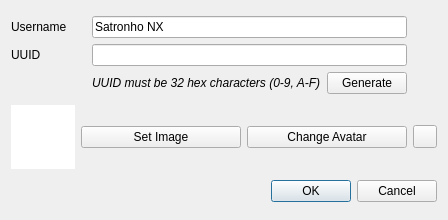
<?xml version="1.0" encoding="UTF-8"?>
<ui version="4.0">
 <class>NewUserDialog</class>
 <widget class="QDialog" name="NewUserDialog">
  <property name="geometry">
   <rect>
    <x>0</x>
    <y>0</y>
    <width>448</width>
    <height>220</height>
   </rect>
  </property>
  <property name="windowTitle">
   <string>New User</string>
  </property>
  <layout class="QGridLayout" name="gridLayout_2">
   <item row="2" column="1" colspan="3">
    <widget class="QDialogButtonBox" name="buttonBox">
     <property name="orientation">
      <enum>Qt::Orientation::Horizontal</enum>
     </property>
     <property name="standardButtons">
      <set>QDialogButtonBox::StandardButton::Cancel|QDialogButtonBox::StandardButton::Ok</set>
     </property>
    </widget>
   </item>
   <item row="1" column="2">
    <widget class="QPushButton" name="setAvatar">
     <property name="text">
      <string>Change Avatar</string>
     </property>
    </widget>
   </item>
   <item row="1" column="1">
    <widget class="QPushButton" name="selectImage">
     <property name="text">
      <string>Set Image</string>
     </property>
    </widget>
   </item>
   <item row="1" column="3">
    <widget class="QToolButton" name="revert">
     <property name="text">
      <string/>
     </property>
    </widget>
   </item>
   <item row="0" column="0" colspan="4">
    <layout class="QGridLayout" name="gridLayout">
     <item row="1" column="0">
      <widget class="QLabel" name="label">
       <property name="text">
        <string>UUID</string>
       </property>
      </widget>
     </item>
     <item row="0" column="1" colspan="2">
      <widget class="QLineEdit" name="username">
       <property name="text">
        <string>Satronho NX</string>
       </property>
      </widget>
     </item>
     <item row="1" column="1" colspan="2">
      <widget class="QLineEdit" name="uuid"/>
     </item>
     <item row="0" column="0">
      <widget class="QLabel" name="label_2">
       <property name="text">
        <string>Username</string>
       </property>
      </widget>
     </item>
     <item row="2" column="1">
      <widget class="QLabel" name="label_3">
       <property name="font">
        <font>
         <italic>true</italic>
        </font>
       </property>
       <property name="text">
        <string>UUID must be 32 hex characters (0-9, A-F)</string>
       </property>
      </widget>
     </item>
     <item row="2" column="2">
      <widget class="QPushButton" name="generate">
       <property name="text">
        <string>Generate</string>
       </property>
      </widget>
     </item>
     <item row="1" column="3">
      <widget class="QLabel" name="uuidVerified">
       <property name="sizePolicy">
        <sizepolicy hsizetype="Fixed" vsizetype="Preferred">
         <horstretch>0</horstretch>
         <verstretch>0</verstretch>
        </sizepolicy>
       </property>
       <property name="minimumSize">
        <size>
         <width>24</width>
         <height>0</height>
        </size>
       </property>
      </widget>
     </item>
     <item row="0" column="3">
      <widget class="QLabel" name="usernameVerified">
       <property name="text">
        <string/>
       </property>
      </widget>
     </item>
    </layout>
   </item>
   <item row="1" column="0">
    <widget class="QGraphicsView" name="image">
     <property name="sizePolicy">
      <sizepolicy hsizetype="Expanding" vsizetype="Expanding">
       <horstretch>0</horstretch>
       <verstretch>0</verstretch>
      </sizepolicy>
     </property>
     <property name="minimumSize">
      <size>
       <width>64</width>
       <height>64</height>
      </size>
     </property>
     <property name="maximumSize">
      <size>
       <width>64</width>
       <height>64</height>
      </size>
     </property>
     <property name="frameShape">
      <enum>QFrame::Shape::NoFrame</enum>
     </property>
     <property name="frameShadow">
      <enum>QFrame::Shadow::Plain</enum>
     </property>
     <property name="verticalScrollBarPolicy">
      <enum>Qt::ScrollBarPolicy::ScrollBarAlwaysOff</enum>
     </property>
     <property name="horizontalScrollBarPolicy">
      <enum>Qt::ScrollBarPolicy::ScrollBarAlwaysOff</enum>
     </property>
     <property name="interactive">
      <bool>false</bool>
     </property>
    </widget>
   </item>
  </layout>
 </widget>
 <resources/>
 <connections>
  <connection>
   <sender>buttonBox</sender>
   <signal>accepted()</signal>
   <receiver>NewUserDialog</receiver>
   <slot>accept()</slot>
   <hints>
    <hint type="sourcelabel">
     <x>248</x>
     <y>254</y>
    </hint>
    <hint type="destinationlabel">
     <x>157</x>
     <y>274</y>
    </hint>
   </hints>
  </connection>
  <connection>
   <sender>buttonBox</sender>
   <signal>rejected()</signal>
   <receiver>NewUserDialog</receiver>
   <slot>reject()</slot>
   <hints>
    <hint type="sourcelabel">
     <x>316</x>
     <y>260</y>
    </hint>
    <hint type="destinationlabel">
     <x>286</x>
     <y>274</y>
    </hint>
   </hints>
  </connection>
 </connections>
</ui>
